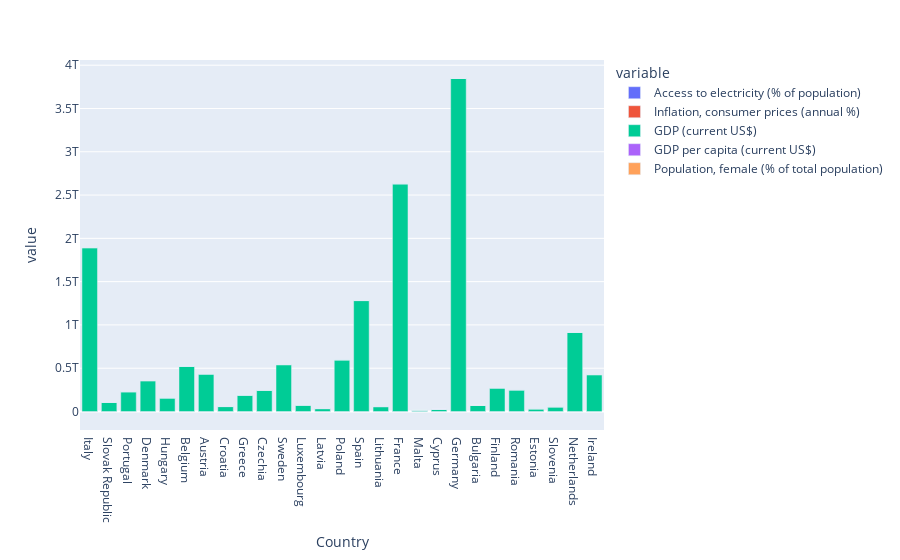

Notebook code for this chart:
### Code cell
# chart the data

fig = px.bar(df, x=df.index, y=df.columns)
fig.show()

### Figure 1 — Plotly figure (JSON) as saved in the notebook; plotly's stock layout.template omitted (floating-point values rounded to 4 significant figures)
{"data": [{"alignmentgroup": "True", "hovertemplate": "variable=Access to electricity (% of population)<br>Country=%{x}<br>value=%{y}<extra></extra>", "legendgroup": "Access to electricity (% of population)", "marker": {"color": "#636efa", "pattern": {"shape": ""}}, "name": "Access to electricity (% of population)", "offsetgroup": "Access to electricity (% of population)", "orientation": "v", "showlegend": true, "textposition": "auto", "type": "bar", "x": ["Italy", "Slovak Republic", "Portugal", "Denmark", "Hungary", "Belgium", "Austria", "Croatia", "Greece", "Czechia", "Sweden", "Luxembourg", "Latvia", "Poland", "Spain", "Lithuania", "France", "Malta", "Cyprus", "Germany", "Bulgaria", "Finland", "Romania", "Estonia", "Slovenia", "Netherlands", "Ireland"], "xaxis": "x", "y": [100, 100, 100, 100, 100, 100, 100, 100, 100, 100, 100, 100, 100, 100, 100, 100, 100, 100, 100, 100, 99.7, 100, 100, 100, 100, 100, 100], "yaxis": "y"}, {"alignmentgroup": "True", "hovertemplate": "variable=Inflation, consumer prices (annual %)<br>Country=%{x}<br>value=%{y}<extra></extra>", "legendgroup": "Inflation, consumer prices (annual %)", "marker": {"color": "#EF553B", "pattern": {"shape": ""}}, "name": "Inflation, consumer prices (annual %)", "offsetgroup": "Inflation, consumer prices (annual %)", "orientation": "v", "showlegend": true, "textposition": "auto", "type": "bar", "x": ["Italy", "Slovak Republic", "Portugal", "Denmark", "Hungary", "Belgium", "Austria", "Croatia", "Greece", "Czechia", "Sweden", "Luxembourg", "Latvia", "Poland", "Spain", "Lithuania", "France", "Malta", "Cyprus", "Germany", "Bulgaria", "Finland", "Romania", "Estonia", "Slovenia", "Netherlands", "Ireland"], "xaxis": "x", "y": [-0.1377, 1.937, -0.01244, 0.4207, 3.327, 0.7408, 1.382, 0.1548, -1.248, 3.161, 0.4974, 0.82, 0.2191, 3.374, -0.3228, 1.2, 0.4765, 0.6385, -0.6384, 0.5067, 1.672, 0.2906, 2.631, -0.4445, -0.05486, 1.272, -0.3346], "yaxis": "y"}, {"alignmentgroup": "True", "hovertemplate": "variable=GDP (current US$)<br>Country=%{x}<br>value=%{y}<extra></extra>", "legendgroup": "GDP (current US$)", "marker": {"color": "#00cc96", "pattern": {"shape": ""}}, "name": "GDP (current US$)", "offsetgroup": "GDP (current US$)", "orientation": "v", "showlegend": true, "textposition": "auto", "type": "bar", "x": ["Italy", "Slovak Republic", "Portugal", "Denmark", "Hungary", "Belgium", "Austria", "Croatia", "Greece", "Czechia", "Sweden", "Luxembourg", "Latvia", "Poland", "Spain", "Lithuania", "France", "Malta", "Cyprus", "Germany", "Bulgaria", "Finland", "Romania", "Estonia", "Slovenia", "Netherlands", "Ireland"], "xaxis": "x", "y": [1893000000000.0, 105200000000.0, 228500000000.0, 356100000000.0, 156700000000.0, 521700000000.0, 433300000000.0, 57200000000.0, 188800000000.0, 245300000000.0, 541500000000.0, 73350000000.0, 33650000000.0, 596600000000.0, 1281000000000.0, 56550000000.0, 2630000000000.0, 14920000000.0, 24690000000.0, 3846000000000.0, 69890000000.0, 271800000000.0, 249500000000.0, 30650000000.0, 53590000000.0, 913900000000.0, 425900000000.0], "yaxis": "y"}, {"alignmentgroup": "True", "hovertemplate": "variable=GDP per capita (current US$)<br>Country=%{x}<br>value=%{y}<extra></extra>", "legendgroup": "GDP per capita (current US$)", "marker": {"color": "#ab63fa", "pattern": {"shape": ""}}, "name": "GDP per capita (current US$)", "offsetgroup": "GDP per capita (current US$)", "orientation": "v", "showlegend": true, "textposition": "auto", "type": "bar", "x": ["Italy", "Slovak Republic", "Portugal", "Denmark", "Hungary", "Belgium", "Austria", "Croatia", "Greece", "Czechia", "Sweden", "Luxembourg", "Latvia", "Poland", "Spain", "Lithuania", "France", "Malta", "Cyprus", "Germany", "Bulgaria", "Finland", "Romania", "Estonia", "Slovenia", "Netherlands", "Ireland"], "xaxis": "x", "y": [31830.0, 19270.0, 22190.0, 61060.0, 16080.0, 45190.0, 48590.0, 14130.0, 17650.0, 22930.0, 52300.0, 116400.0, 17700.0, 15740.0, 27060.0, 20230.0, 39040.0, 28950.0, 27680.0, 46250.0, 10080.0, 49160.0, 12960.0, 23050.0, 25490.0, 52400.0, 85420.0], "yaxis": "y"}, {"alignmentgroup": "True", "hovertemplate": "variable=Population, female (% of total population)<br>Country=%{x}<br>value=%{y}<extra></extra>", "legendgroup": "Population, female (% of total population)", "marker": {"color": "#FFA15A", "pattern": {"shape": ""}}, "name": "Population, female (% of total population)", "offsetgroup": "Population, female (% of total population)", "orientation": "v", "showlegend": true, "textposition": "auto", "type": "bar", "x": ["Italy", "Slovak Republic", "Portugal", "Denmark", "Hungary", "Belgium", "Austria", "Croatia", "Greece", "Czechia", "Sweden", "Luxembourg", "Latvia", "Poland", "Spain", "Lithuania", "France", "Malta", "Cyprus", "Germany", "Bulgaria", "Finland", "Romania", "Estonia", "Slovenia", "Netherlands", "Ireland"], "xaxis": "x", "y": [51.31, 51.31, 52.69, 50.29, 52.4, 50.44, 50.71, 51.79, 50.92, 50.77, 49.91, 49.43, 53.91, 51.55, 50.85, 53.72, 51.6, 49.85, 50.01, 50.57, 51.44, 50.68, 51.38, 52.62, 50.2, 50.18, 50.36], "yaxis": "y"}], "layout": {"barmode": "relative", "legend": {"title": {"text": "variable"}, "tracegroupgap": 0}, "margin": {"t": 60}, "xaxis": {"anchor": "y", "domain": [0, 1], "title": {"text": "Country"}}, "yaxis": {"anchor": "x", "domain": [0, 1], "title": {"text": "value"}}}}
